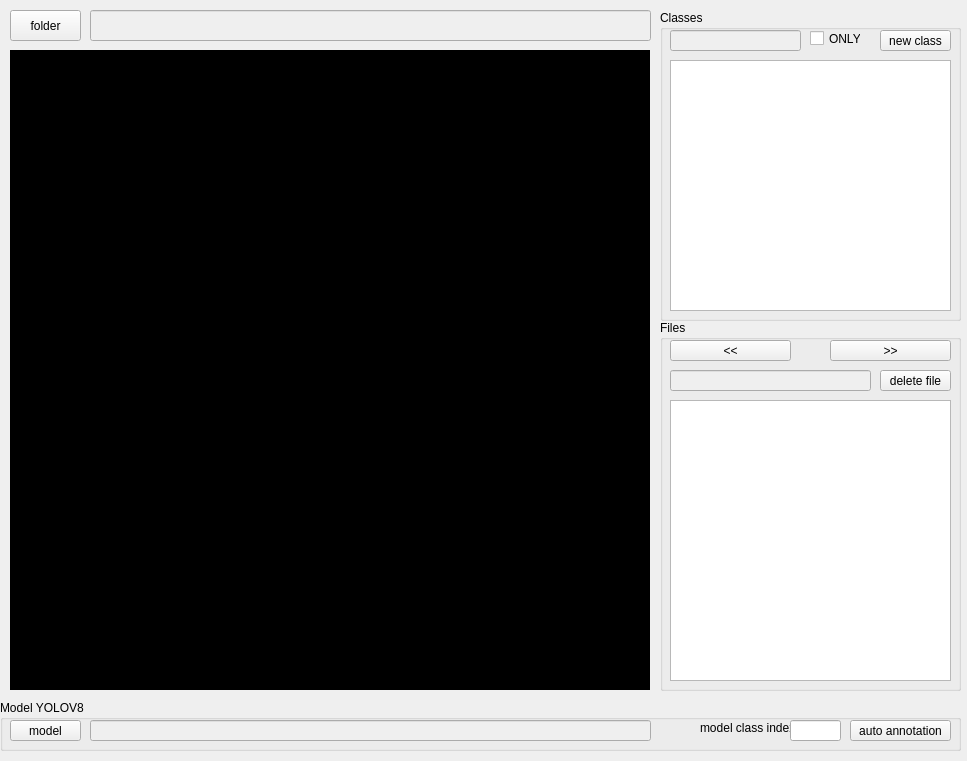
<?xml version="1.0" encoding="UTF-8"?>
<ui version="4.0">
 <class>YOLO_LABELING</class>
 <widget class="QWidget" name="YOLO_LABELING">
  <property name="geometry">
   <rect>
    <x>0</x>
    <y>0</y>
    <width>967</width>
    <height>761</height>
   </rect>
  </property>
  <property name="windowTitle">
   <string>YOLO LABELING</string>
  </property>
  <widget class="QPushButton" name="bt_folder">
   <property name="enabled">
    <bool>true</bool>
   </property>
   <property name="geometry">
    <rect>
     <x>10</x>
     <y>10</y>
     <width>71</width>
     <height>31</height>
    </rect>
   </property>
   <property name="text">
    <string>folder</string>
   </property>
  </widget>
  <widget class="QLabel" name="l_image1">
   <property name="enabled">
    <bool>true</bool>
   </property>
   <property name="geometry">
    <rect>
     <x>10</x>
     <y>50</y>
     <width>640</width>
     <height>640</height>
    </rect>
   </property>
   <property name="baseSize">
    <size>
     <width>640</width>
     <height>640</height>
    </size>
   </property>
   <property name="layoutDirection">
    <enum>Qt::LeftToRight</enum>
   </property>
   <property name="autoFillBackground">
    <bool>false</bool>
   </property>
   <property name="styleSheet">
    <string notr="true">background:black</string>
   </property>
   <property name="text">
    <string>1</string>
   </property>
   <property name="alignment">
    <set>Qt::AlignLeading|Qt::AlignLeft|Qt::AlignTop</set>
   </property>
  </widget>
  <widget class="QLineEdit" name="et_path_folder">
   <property name="enabled">
    <bool>false</bool>
   </property>
   <property name="geometry">
    <rect>
     <x>90</x>
     <y>10</y>
     <width>561</width>
     <height>31</height>
    </rect>
   </property>
   <property name="inputMask">
    <string/>
   </property>
  </widget>
  <widget class="QGroupBox" name="groupBox">
   <property name="geometry">
    <rect>
     <x>660</x>
     <y>10</y>
     <width>301</width>
     <height>311</height>
    </rect>
   </property>
   <property name="title">
    <string>Classes</string>
   </property>
   <widget class="QListView" name="lv_classes">
    <property name="geometry">
     <rect>
      <x>10</x>
      <y>50</y>
      <width>281</width>
      <height>251</height>
     </rect>
    </property>
   </widget>
   <widget class="QLineEdit" name="et_selected_class">
    <property name="enabled">
     <bool>false</bool>
    </property>
    <property name="geometry">
     <rect>
      <x>10</x>
      <y>20</y>
      <width>131</width>
      <height>21</height>
     </rect>
    </property>
    <property name="inputMask">
     <string/>
    </property>
   </widget>
   <widget class="QCheckBox" name="class_only">
    <property name="geometry">
     <rect>
      <x>150</x>
      <y>20</y>
      <width>51</width>
      <height>17</height>
     </rect>
    </property>
    <property name="text">
     <string>ONLY</string>
    </property>
   </widget>
   <widget class="QPushButton" name="bt_new_class">
    <property name="geometry">
     <rect>
      <x>220</x>
      <y>20</y>
      <width>71</width>
      <height>21</height>
     </rect>
    </property>
    <property name="text">
     <string>new class</string>
    </property>
   </widget>
  </widget>
  <widget class="QGroupBox" name="groupBox_3">
   <property name="geometry">
    <rect>
     <x>660</x>
     <y>320</y>
     <width>301</width>
     <height>371</height>
    </rect>
   </property>
   <property name="title">
    <string>Files</string>
   </property>
   <widget class="QPushButton" name="bt_previous">
    <property name="geometry">
     <rect>
      <x>10</x>
      <y>20</y>
      <width>121</width>
      <height>21</height>
     </rect>
    </property>
    <property name="text">
     <string>&lt;&lt;</string>
    </property>
   </widget>
   <widget class="QPushButton" name="bt_next">
    <property name="geometry">
     <rect>
      <x>170</x>
      <y>20</y>
      <width>121</width>
      <height>21</height>
     </rect>
    </property>
    <property name="text">
     <string>&gt;&gt;</string>
    </property>
   </widget>
   <widget class="QLineEdit" name="et_selected_file">
    <property name="enabled">
     <bool>false</bool>
    </property>
    <property name="geometry">
     <rect>
      <x>10</x>
      <y>50</y>
      <width>201</width>
      <height>21</height>
     </rect>
    </property>
    <property name="inputMask">
     <string/>
    </property>
   </widget>
   <widget class="QPushButton" name="bt_delete_file">
    <property name="geometry">
     <rect>
      <x>220</x>
      <y>50</y>
      <width>71</width>
      <height>21</height>
     </rect>
    </property>
    <property name="text">
     <string>delete file</string>
    </property>
   </widget>
   <widget class="QListView" name="lv_files">
    <property name="geometry">
     <rect>
      <x>10</x>
      <y>80</y>
      <width>281</width>
      <height>281</height>
     </rect>
    </property>
   </widget>
  </widget>
  <widget class="QGroupBox" name="groupBox_4">
   <property name="geometry">
    <rect>
     <x>0</x>
     <y>700</y>
     <width>961</width>
     <height>51</height>
    </rect>
   </property>
   <property name="title">
    <string>Model YOLOV8</string>
   </property>
   <widget class="QLabel" name="label">
    <property name="geometry">
     <rect>
      <x>700</x>
      <y>20</y>
      <width>91</width>
      <height>16</height>
     </rect>
    </property>
    <property name="text">
     <string>model class index:</string>
    </property>
   </widget>
   <widget class="QPushButton" name="bt_model_path">
    <property name="enabled">
     <bool>true</bool>
    </property>
    <property name="geometry">
     <rect>
      <x>10</x>
      <y>20</y>
      <width>71</width>
      <height>21</height>
     </rect>
    </property>
    <property name="text">
     <string>model</string>
    </property>
   </widget>
   <widget class="QLineEdit" name="et_model_path">
    <property name="enabled">
     <bool>false</bool>
    </property>
    <property name="geometry">
     <rect>
      <x>90</x>
      <y>20</y>
      <width>561</width>
      <height>21</height>
     </rect>
    </property>
    <property name="inputMask">
     <string/>
    </property>
   </widget>
   <widget class="QLineEdit" name="et_model_class">
    <property name="enabled">
     <bool>true</bool>
    </property>
    <property name="geometry">
     <rect>
      <x>790</x>
      <y>20</y>
      <width>51</width>
      <height>21</height>
     </rect>
    </property>
    <property name="inputMask">
     <string/>
    </property>
    <property name="alignment">
     <set>Qt::AlignCenter</set>
    </property>
   </widget>
   <widget class="QPushButton" name="bt_model_annotation">
    <property name="enabled">
     <bool>true</bool>
    </property>
    <property name="geometry">
     <rect>
      <x>850</x>
      <y>20</y>
      <width>101</width>
      <height>21</height>
     </rect>
    </property>
    <property name="text">
     <string>auto annotation</string>
    </property>
   </widget>
  </widget>
 </widget>
 <resources/>
 <connections/>
</ui>
